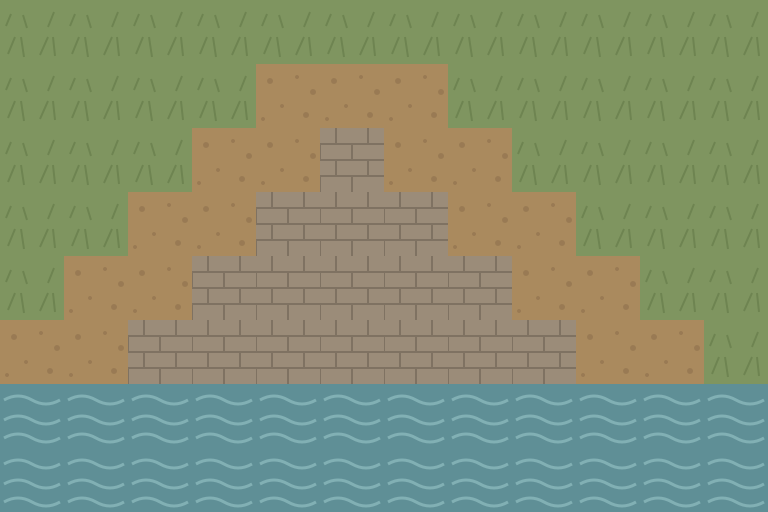

Below is a game level as drawn by its tile map, then a one-line description and the .tmx file that defines it, in full:
An orthogonal 12x8 tile map with 64x64 px tiles, 2 tile layers (Ground, Details) and 6 objects (3x gather, 2x battle, town).

<map version="1.10" tiledversion="1.12.2" orientation="orthogonal" renderorder="right-down" width="12" height="8" tilewidth="64" tileheight="64" infinite="0" nextlayerid="4" nextobjectid="8">
 <tileset firstgid="1" source="tileset.tsx" />
 <layer id="1" name="Ground" width="12" height="8">
  <data encoding="csv">
2,2,2,2,2,2,2,2,2,2,2,2,
2,2,2,2,4,4,4,2,2,2,2,2,
2,2,2,4,4,1,4,4,2,2,2,2,
2,2,4,4,1,1,1,4,4,2,2,2,
2,4,4,1,1,1,1,1,4,4,2,2,
4,4,1,1,1,1,1,1,1,4,4,2,
3,3,3,3,3,3,3,3,3,3,3,3,
3,3,3,3,3,3,3,3,3,3,3,3
  </data>
 </layer>
 <layer id="2" name="Details" width="12" height="8" opacity="0.35">
  <data encoding="csv">
0,0,0,0,0,0,0,0,0,0,0,0,
0,0,0,0,0,0,0,0,0,0,0,0,
0,0,0,0,0,0,0,0,0,0,0,0,
0,0,0,0,0,0,0,0,0,0,0,0,
0,0,0,0,0,0,0,0,0,0,0,0,
0,0,0,0,0,0,0,0,0,0,0,0,
0,0,0,0,0,0,0,0,0,0,0,0,
0,0,0,0,0,0,0,0,0,0,0,0
  </data>
 </layer>
 <objectgroup id="3" name="Adventure Spots">
  <object id="1" name="South Gate" type="town" x="352" y="330" width="64" height="64"><properties><property name="action" value="rest" /></properties></object>
  <object id="2" name="Herb Garden" type="gather" x="96" y="110" width="64" height="64"><properties><property name="resource" value="rosemary" /></properties></object>
  <object id="3" name="Old Road" type="battle" x="306" y="176" width="64" height="64"><properties><property name="enemy" value="bandit" /></properties></object>
  <object id="4" name="Boar Grove" type="battle" x="552" y="126" width="64" height="64"><properties><property name="enemy" value="boar" /></properties></object>
  <object id="5" name="Riverbank" type="gather" x="470" y="368" width="64" height="64"><properties><property name="resource" value="reed" /></properties></object>
  <object id="6" name="Abandoned Vineyard" type="gather" x="690" y="250" width="64" height="64"><properties><property name="resource" value="grape" /></properties></object>
 </objectgroup>
</map>
